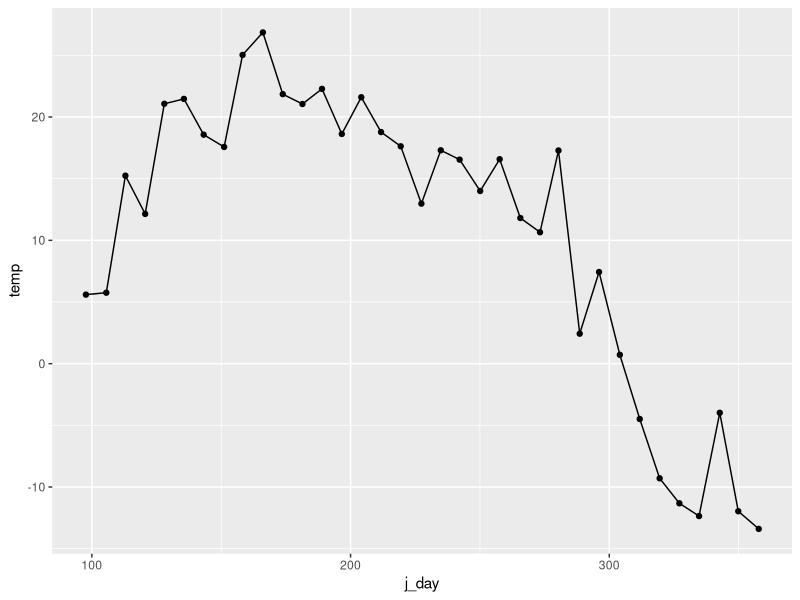
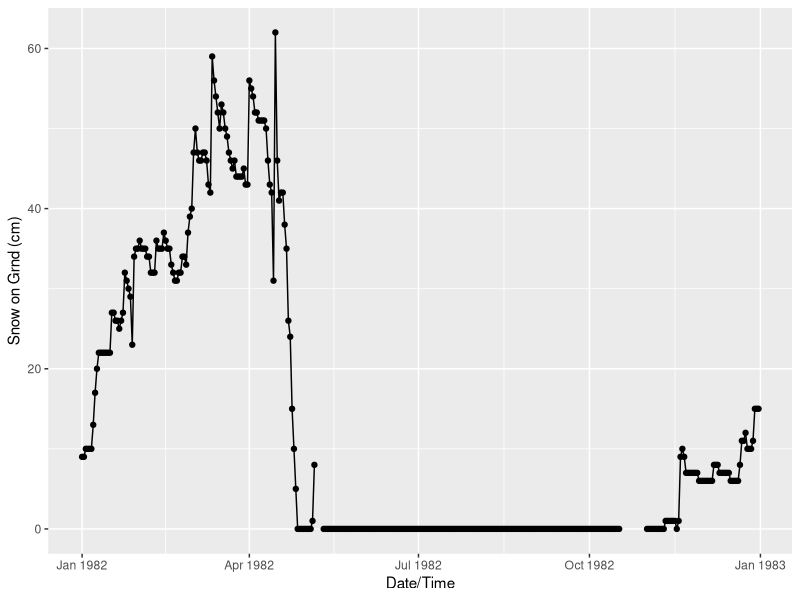

Write the R code that produced these figures, in order.
library(tidyverse)

# digitize Figure 2 from Drew and Samuel 1986
# which is mean weekly max/min temperatures in three habitats
# in Alberta, 1982 and 1983, for months April - December

# we could then fill in the remaining months (January - March)
# using climate normals data?

# grassland weekly max temp data from fig 5
weekly_max_temp <- read_csv('data-raw/winter_tick/drew_samuel_1986_fig5_grassland_digitized.csv')

weekly_max_temp %>%
  ggplot(aes(x = j_day, y = temp)) +
  geom_point() +
  geom_line()

# get it into the form we need for predictors.csv
# which has columns: pred, pred_subcategory, j_day, value

# actually, we can get similar data as with figure and more from this site
# https://climate.weather.gc.ca/climate_data/daily_data_e.html?hlyRange=1994-02-01%7C2022-01-12&dlyRange=1981-11-01%7C2022-01-12&mlyRange=1981-01-01%7C2007-11-01&StationID=1873&Prov=AB&urlExtension=_e.html&searchType=stnName&optLimit=yearRange&StartYear=1840&EndYear=2022&selRowPerPage=25&Line=0&searchMethod=contains&Month=1&Day=12&txtStationName=elk+island&timeframe=2&Year=1982

daily_weather <- read_csv('data-raw/winter_tick/en_climate_daily_AB_3012275_1982_P1D.csv')
daily_weather %>%
  ggplot(aes(x = `Date/Time`,
             y = `Snow on Grnd (cm)`)) +
  geom_point() +
  geom_line()

# other potentially useful climate vars are wind, min/max temp, snowfall...

predictors <- daily_weather %>%
  mutate(j_day = 1:365) %>%
  rename(max_temp = `Max Temp (°C)`, snow_cover = `Snow on Grnd (cm)`) %>%
  pivot_longer(cols = c(max_temp, snow_cover),
               values_to = 'value', names_to = 'pred') %>%
  mutate(pred_subcategory = NA,
         value = ifelse(is.na(value), 0, value)) %>%
  select(pred, pred_subcategory, j_day, value)

# repeat for more years
years <- 11
accumulate <- predictors
for (i in 1:(years - 1)) {
  accumulate <- bind_rows(accumulate, predictors)
}
days <- seq_len(nrow(accumulate)/2)
days <- c(days, days) %>% sort()
accumulate$j_day = days

# add a row for host density
accumulate <- rbind(
  list('host_den', 'moose', NA, 0.18), accumulate
)

write_csv(accumulate, 'data-raw/winter_tick/predictors.csv')




